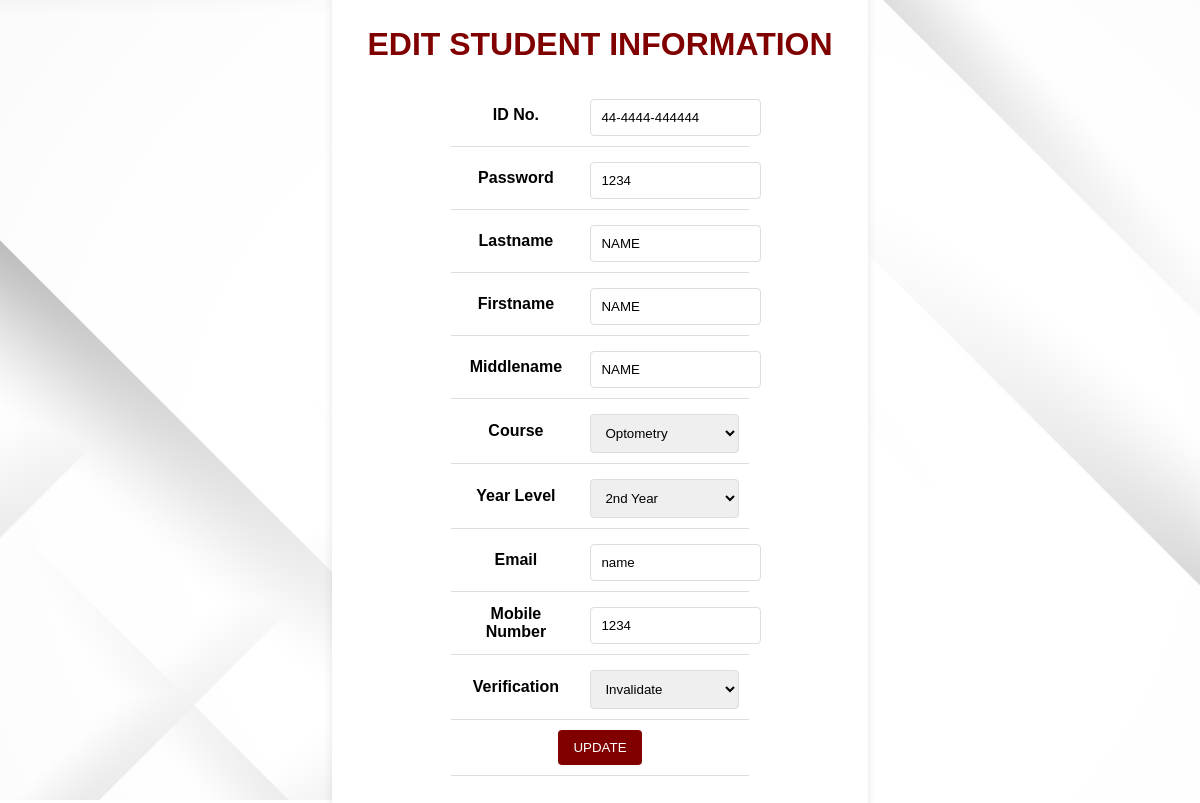
Screenshot of /acc_admin/student_account_edit_form_app.php?student_id=44-4444-444444 with the database file from the repository.
### tables this page shows
CREATE TABLE `student_account` (
  `student_id` varchar(15) NOT NULL,
  `password` varchar(50) NOT NULL,
  `last_name` varchar(100) NOT NULL,
  `first_name` varchar(100) NOT NULL,
  `middle_name` varchar(50) NOT NULL,
  `email` varchar(50) NOT NULL,
  `phone_no` varchar(20) NOT NULL,
  `course_code` varchar(10) NOT NULL,
  `year_level` varchar(20) NOT NULL,
  `verification` varchar(10) NOT NULL
);

### acc_admin/student_account_edit_form_app.php (the view, shortened to what this page needs)
<!DOCTYPE html>
<html lang="en">
<head>
</head>
<body>
    <div class="container">
        <h1><a href="./student_account_applications.php">EDIT STUDENT INFORMATION</a></h1>
        <?php
        include '../connection.php';
        if(isset($_GET['student_id'])) {
            $id = $_GET['student_id'];
            $sql = "SELECT * FROM student_account WHERE student_id='$id'";
            $result = mysqli_query($con, $sql) or die("Error in SQL statement, please check coder under SELECT");
            while ($row = mysqli_fetch_array($result)) {
                $studentid = $row['student_id'];
                $password = $row['password'];
                $lastname = $row['last_name'];
                $firstname = $row['first_name'];
                $middlename = $row['middle_name'];
                $yearlevel = $row['year_level'];
                $email = $row['email'];
                $phoneno = $row['phone_no'];
                $verification = $row['verification'];
            }
        }
        ?>
        <form method="post" action="./student_account_edit_process.php?source=student_account_applications">
            <table>
                <tr>
                    <td><label for="txtstudentid">ID No.</label></td>
                    <td><input type="text" name="txtstudentid" value="<?php echo $studentid; ?>"></td>
                </tr>
                <tr>
                    <td><label for="txtstudentid">Password</label></td>
                    <td><input type="text" name="txtpassword" value="<?php echo $password; ?>"></td>
                </tr>
                <tr>
                    <td><label for="txtlastname">Lastname</label></td>
                    <td><input type="text" name="txtlastname" value="<?php echo $lastname; ?>"></td>
                </tr>
                <tr>
                    <td><label for="txtfirstname">Firstname</label></td>
                    <td><input type="text" name="txtfirstname" value="<?php echo $firstname; ?>"></td>
                </tr>
                <tr>
                    <td><label for="txtmiddlename">Middlename</label></td>
                    <td><input type="text" name="txtmiddlename" value="<?php echo $middlename; ?>"></td>
                </tr>
                <tr>
                    <td><label for="txtcoursecode">Course</label></td>
                    <td>
                        <select name="txtcoursecode" required>
                            <?php
                            require_once '../connection.php';
                            $courseQuery = "SELECT course_code, course FROM college_course";
                            $courseResult = mysqli_query($con, $courseQuery);
                            if ($courseResult) {
                                while ($row = mysqli_fetch_assoc($courseResult)) {
                                    $coursecode = $row['course_code'];
                                    $coursename = $row['course'];
                                    echo "<option value=\"$coursecode\" " . ($coursecode == $coursecode ? "selected" : "") . ">$coursename</option>";
                                }
                            } else {
                                echo "<option value=\"\">No courses found</option>";
                            }
                            ?>
                        </select>
                    </td>
                </tr>
                <tr>
                    <td><label for="txtyearlevel">Year Level</label></td>
                    <td>
                        <select name="txtyearlevel">
                            <option value="2nd" <?php if ($yearlevel == "2nd") echo "selected"; ?>>2nd Year</option>
                        </select>
                    </td>
                </tr>
                <tr>
                    <td><label for="txtemail">Email</label></td>
                    <td><input type="email" name="txtemail" value="<?php echo $email; ?>"></td>
                </tr>
                <tr>
                    <td><label for="txtphoneno">Mobile Number</label></td>
                    <td><input type="text" name="txtphoneno" value="<?php echo $phoneno; ?>"></td>
                </tr>
                <tr>
                    <td><label for="txtverification">Verification</label></td>
                    <td>
                        <select name="txtverification" required>
                            <option value="DENIED" <?php if ($verification == 'DENIED') echo 'selected'; ?>>Invalidate</option>
                        </select>
                    </td>
                </tr>
                <tr>
                    <td colspan="2" style="text-align: center;">
                        <input type="submit" name="submit" value="UPDATE">
                    </td>
                </tr>
            </table>
        </form>
    </div>
</body>
</html>

### acc_admin/student_account_edit_form_app.php (style rules this page uses)
body { font-family: Arial, sans-serif; background-color: white; margin: 0; padding: 0; display: flex; justify-content: center; align-items: center; height: 100vh; background-image: url('../assets/background2.png'); background-size: cover; background-repeat: no-repeat; }
.container { max-width: 2000px; background-color: #fff; padding: 20px; box-shadow: 0px 0px 10px rgba(0, 0, 0, 0.1); border-radius: 8px; text-align: center; }
a { color: #800000; text-decoration: none; padding: 5px 15px; }
table { border-collapse: collapse; width: 60%; margin: 20px auto; }
td { padding: 10px; border-bottom: 1px solid #ddd; }
label { font-weight: bold; }
input[type="text"], input[type="email"] { width: 100%; padding: 10px; margin-top: 5px; border: 1px solid #ddd; border-radius: 4px; transition: border-color 0.3s ease; }
input[type="submit"] { background-color: #800000; color: white; border: none; padding: 10px 15px; border-radius: 4px; cursor: pointer; transition: background-color 0.3s ease; }
select { width: 100%; padding: 10px; margin-top: 5px; border: 1px solid #ddd; border-radius: 4px; transition: border-color 0.3s ease; }

### rows the page displays
student_account: txtstudentid "44-4444-444444", txtpassword "1234", txtlastname "NAME", txtfirstname "NAME", txtmiddlename "NAME", txtyearlevel "2nd Year", txtemail "name", txtphoneno "1234", txtverification "Invalidate"

### other values shown
form field txtcoursecode "Optometry"
